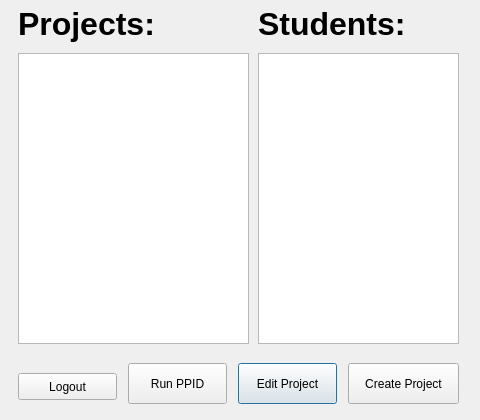
<?xml version="1.0" encoding="UTF-8"?>
<ui version="4.0">
 <class>AdminView</class>
 <widget class="QDialog" name="AdminView">
  <property name="geometry">
   <rect>
    <x>0</x>
    <y>0</y>
    <width>480</width>
    <height>420</height>
   </rect>
  </property>
  <property name="minimumSize">
   <size>
    <width>480</width>
    <height>420</height>
   </size>
  </property>
  <property name="windowTitle">
   <string>Dialog</string>
  </property>
  <widget class="QListWidget" name="StudentList">
   <property name="geometry">
    <rect>
     <x>258</x>
     <y>53</y>
     <width>201</width>
     <height>291</height>
    </rect>
   </property>
  </widget>
  <widget class="QListWidget" name="ProjectList">
   <property name="geometry">
    <rect>
     <x>18</x>
     <y>53</y>
     <width>231</width>
     <height>291</height>
    </rect>
   </property>
  </widget>
  <widget class="QPushButton" name="EditProject">
   <property name="geometry">
    <rect>
     <x>238</x>
     <y>363</y>
     <width>99</width>
     <height>41</height>
    </rect>
   </property>
   <property name="text">
    <string>Edit Project</string>
   </property>
  </widget>
  <widget class="QLabel" name="StudentLabel">
   <property name="geometry">
    <rect>
     <x>258</x>
     <y>3</y>
     <width>151</width>
     <height>41</height>
    </rect>
   </property>
   <property name="font">
    <font>
     <pointsize>24</pointsize>
     <weight>75</weight>
     <bold>true</bold>
    </font>
   </property>
   <property name="text">
    <string>Students:</string>
   </property>
  </widget>
  <widget class="QLabel" name="ProjectLabel">
   <property name="geometry">
    <rect>
     <x>18</x>
     <y>3</y>
     <width>161</width>
     <height>41</height>
    </rect>
   </property>
   <property name="font">
    <font>
     <pointsize>24</pointsize>
     <weight>75</weight>
     <bold>true</bold>
    </font>
   </property>
   <property name="text">
    <string>Projects:</string>
   </property>
  </widget>
  <widget class="QPushButton" name="RunPPID">
   <property name="geometry">
    <rect>
     <x>128</x>
     <y>363</y>
     <width>99</width>
     <height>41</height>
    </rect>
   </property>
   <property name="text">
    <string>Run PPID</string>
   </property>
  </widget>
  <widget class="QPushButton" name="CreateProject">
   <property name="geometry">
    <rect>
     <x>348</x>
     <y>363</y>
     <width>111</width>
     <height>41</height>
    </rect>
   </property>
   <property name="text">
    <string>Create Project</string>
   </property>
  </widget>
  <widget class="QPushButton" name="LogoutButton">
   <property name="geometry">
    <rect>
     <x>18</x>
     <y>373</y>
     <width>99</width>
     <height>27</height>
    </rect>
   </property>
   <property name="text">
    <string>Logout</string>
   </property>
  </widget>
 </widget>
 <resources/>
 <connections/>
</ui>
